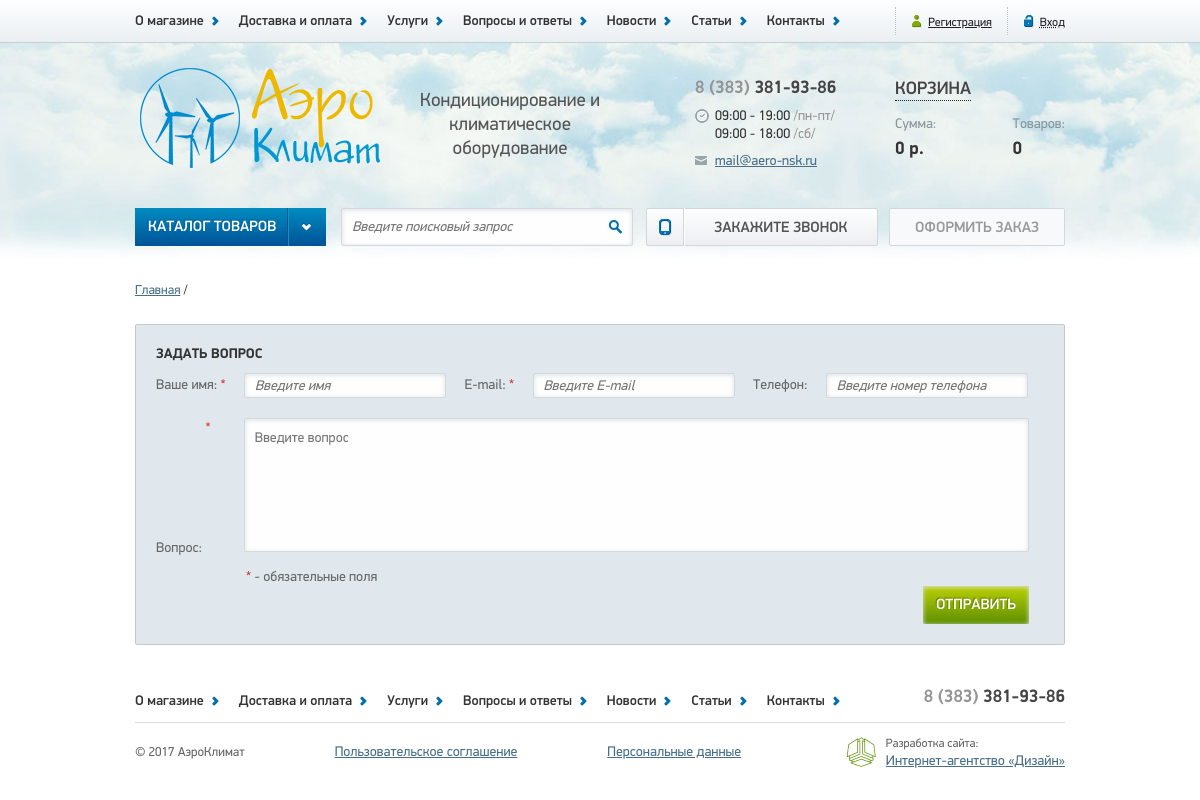
The page /faqs on the database as committed earlier.
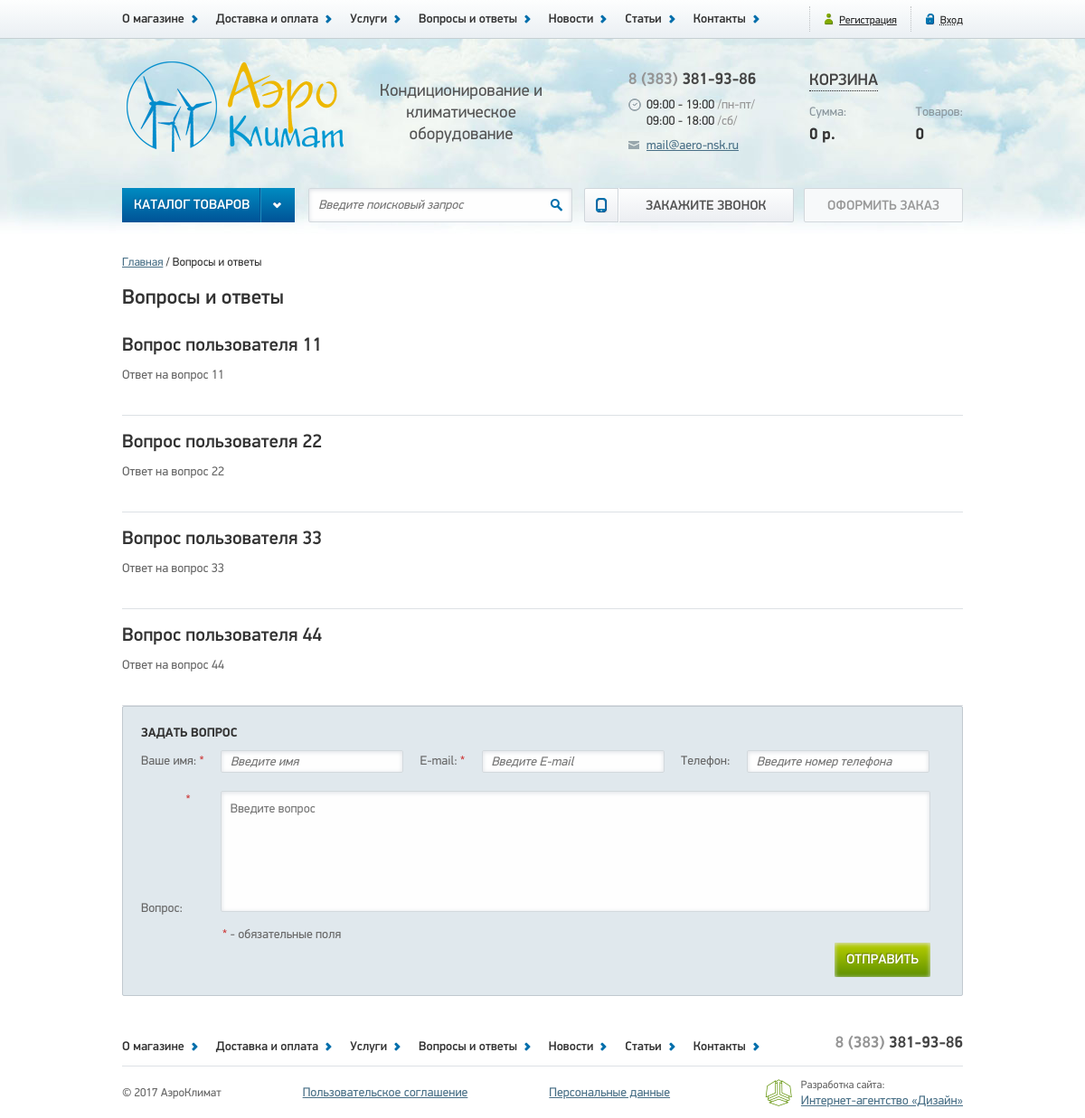
The same page on the database as committed later.
### tables this page shows
CREATE TABLE `pages` (
  `id` int(3) NOT NULL,
  `name` varchar(255) NOT NULL,
  `title` varchar(255) NOT NULL,
  `meta_d` varchar(255) NOT NULL,
  `meta_k` varchar(255) NOT NULL,
  `text` text NOT NULL,
  `text1` text,
  `text2` text,
  `text3` text
);

CREATE TABLE `faqs` (
  `id` bigint(20) UNSIGNED NOT NULL,
  `name` varchar(100) NOT NULL,
  `email` varchar(255) NOT NULL,
  `phone` varchar(100) DEFAULT NULL,
  `question` text NOT NULL,
  `answer` text
);

### app/Controllers/Faqs.php (called while the page is built, shortened)
<?php
class Faqs extends Controller
{
    protected function actionDefault()
    {
        $this->view->items = Faq::findAll();
        $this->view->page  = Page::findByName('faqs');
        $this->view->display(__DIR__ . '/../../views/default/faq.php');
    }
}

### public/index.php (called while the page is built, shortened)
<?php
$uri = $_SERVER['REQUEST_URI'];
$parts = explode('/', $uri);
foreach ($parts as $key => $part){
    $parts[$key] = ucfirst($part);
}
if ($parts[1] === 'Admin'){
    $controllerClass = '\\App\\Controllers\\Admin\\' . (!empty($parts[2]) ? $parts[2] : 'Index');
    if (!class_exists($controllerClass)) {
        $controller = new Errors();
        $controller->action('403');
    }
    $actionName = (!empty($parts[3]) ? $parts[3] : 'Default');
} else {
    $actionName = (!empty($parts[2]) ? $parts[2] : 'Default');
}
$controller = new $controllerClass;
try {
    $controller->action($actionName);
} catch (DbException $e) {
    $controller = new Errors();
    $controller->action('500');
} catch (NotFoundException $e) {
    $controller = new Errors();
    $controller->action('404');
} catch (UploaderException $e) {
    $controller = new Errors();
    $controller->action('400');
}

### app/Db.php (called while the page is built, shortened)
<?php
class Db
{
    protected $dbh;
    public function __construct()
    {
        $config = Config::getInstance()->data;
        $dsn = 'mysql:host=' . $config['db']['host'] . ';dbname=' . $config['db']['dbname'];
        try {
            $this->dbh = new \PDO($dsn, $config['db']['user'], $config['db']['password']);
        } catch (\PDOException $e) {
            $exc = new DbException($e->getMessage(), $e->getCode());
            Logger::getInstance()->emergency($exc);
            throw $exc;
        }
    }
    public function query(string $sql, string $class, array $params = [])
    {
        try {
            $sth = $this->dbh->prepare($sql);
            $sth->execute($params);
            return $sth->fetchAll(\PDO::FETCH_CLASS, $class);
        } catch (\PDOException $e) {
            $exc = new DbException($e->getMessage(), $e->getCode());
            Logger::getInstance()->error($exc);
            throw $exc;
        }
    }
}

### app/Traits/Singleton.php (called while the page is built, shortened)
<?php
trait Singleton
{
    private static $instance = null;
    public static function getInstance()
    {
        if (static::$instance === null) {
            static::$instance = new static();
        }
        return static::$instance;
    }
}

### app/Config.php (called while the page is built, shortened)
<?php
class Config
{
    private function __construct()
    {
        $this->data = require __DIR__ . '/../config/config.php';
    }
}

### config/config.php (called while the page is built)
<?php
return [
    'db' => [
        'host'     => 'localhost',
        'dbname'   => 'aero',
        'user'     => 'root',
        'password' => ''
    ],
    'log' => [
        'error'    => __DIR__ . '/../logs/errors.log'
    ],
    'image' => [
        'path'     => __DIR__ . '/../public/images/'
    ]
];

### app/Models/Model.php (called while the page is built, shortened)
<?php
abstract class Model
{
    protected static $table = null;
    public static function findAll()
    {
        $sql = 'SELECT * FROM ' . static::$table . ' ORDER BY id';
        $db = new Db();
        $data = $db->query($sql, static::class);
        if (empty($data)) {
            return false;
        }
        return $data;
    }
    public static function findByName(string $name)
    {
        $sql = 'SELECT * FROM ' . static::$table . ' WHERE name=:name';
        $params = [
            ':name' => $name
        ];
        $db = new Db();
        $data = $db->query($sql, static::class, $params);
        if (empty($data)) {
            return null;
        }
        return array_shift($data);
    }
}

### app/Traits/Magic.php (called while the page is built, shortened)
<?php
trait Magic
{
    protected $data = [];
    public function __set($name, $value)
    {
        $this->data[$name] = $value;
    }
    public function __get($name)
    {
        return $this->data[$name];
    }
}

### app/Models/Faq.php (called while the page is built, shortened)
<?php
class Faq extends Model
{
    public function __get($name)
    {
        return $this->data[$name];
    }
}

### views/default/faq.php (the view, shortened to what the changed rows need)
<?php require __DIR__ . '/../header.php'; ?>
    <section class="container clearfix">
        <div class="path">
            <span>
                <a href="/">Главная</a>
            </span>
            <span>
                <?php echo $page->title; ?>
            </span>
        </div>
        <main class="wide">
            <h1><?php echo $page->title; ?></h1>
            <?php foreach ($items as $item) : ?>
                <article>
                    <h2><?php echo $item->question; ?></h2>
                    <p><?php echo $item->answer; ?></p>
                </article>
            <?php endforeach; ?>
            <form class="faq clearfix" method="post">
                <h3>Задать вопрос</h3>
                <div>
                </div>
                <div class="message">
                </div>
                <input type="submit" class="right" value="Отправить">
            </form>
        </main>
    </section>
<?php require __DIR__ . '/../footer.php';

Rows that differ between the two databases and show on the page:
now on this page (row edited): pages: title "Вопросы и ответы"
added faqs: question "Вопрос пользователя 11", answer "Ответ на вопрос 11"
added faqs: question "Вопрос пользователя 22", answer "Ответ на вопрос 22"
added faqs: question "Вопрос пользователя 33", answer "Ответ на вопрос 33"
added faqs: question "Вопрос пользователя 44", answer "Ответ на вопрос 44"
